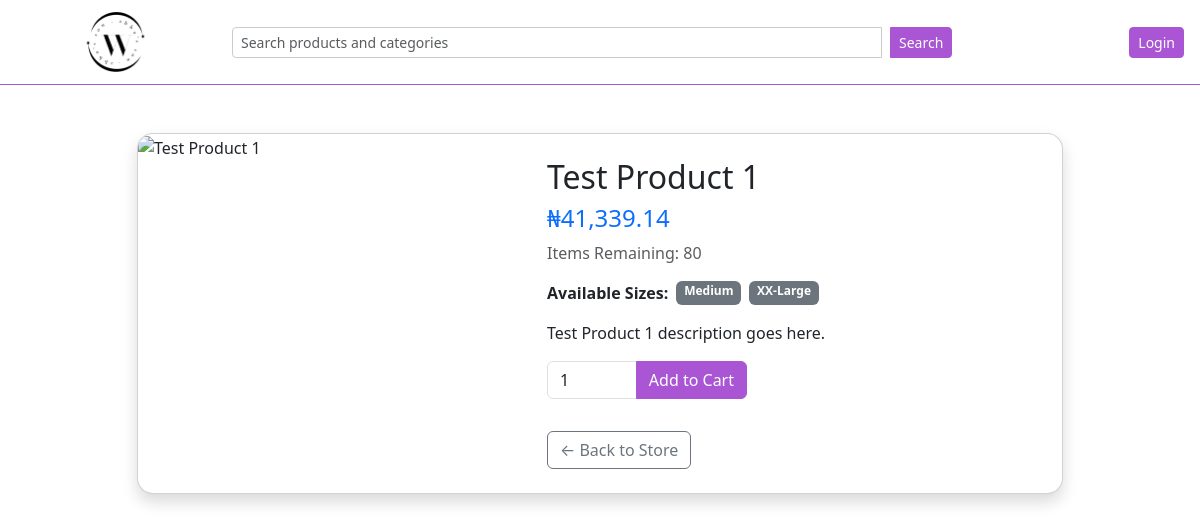
/test-product-1, run on an earlier commit of the app's database.
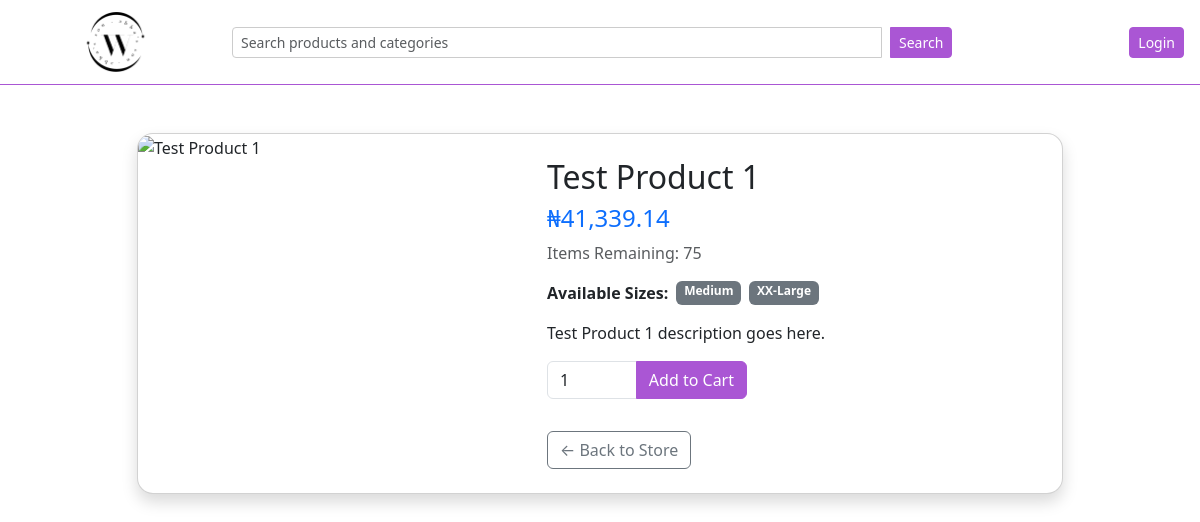
And on a later commit of the database.
### catalogue/models.py (models this page shows, shortened)
class Product(models.Model):
    name = models.CharField(max_length=100)
    slug = models.SlugField()
    description = models.TextField()
    category = models.ManyToManyField(Category, blank=True, related_name='product')
    price = models.DecimalField(max_digits=8, decimal_places=2)
    size = models.ManyToManyField(Size, blank=True, related_name='sizes')
    image = models.ImageField(upload_to= 'product/',blank=True, null=True)
    product_type = models.ForeignKey(ProductType, on_delete=models.CASCADE, related_name='type', null=True)
    is_active = models.BooleanField()
    date_created = models.DateTimeField(auto_now_add=True)
    def avail_units(self):
        try:
            return self.stock.qty # type: ignore
        except Stock.DoesNotExist:
            return 0

class Stock(models.Model):
    product = models.OneToOneField(Product, on_delete=models.CASCADE, null=True, blank=True, related_name='stock')
    qty = models.IntegerField()
    units_sold = models.IntegerField()

### catalogue/views.py (the view)
# urls.py: path('<slug:slug>', views.product, name='product_page'),
def product(request, slug):
    product = Product.objects.get(slug=slug)
    return render(request, 'catalogue/product.html', {'product': product})

### catalogue/templates/catalogue/product.html (shortened to what this page needs)
{% extends 'layout.html' %}
{% load humanize %}
{% block content %}
<div class="container my-5">
  <div class="row justify-content-center">
    <div class="col-lg-10">
      <div class="card shadow rounded-4 overflow-hidden">
        <div class="row g-0">
          <div class="col-md-5">
            {% if product.image %}
              <img src="{{ product.image.url }}" alt="{{ product.name }}" class="w-100 h-100 object-fit-cover">
            {% else %}
              <img src="https://res.cloudinary.com/dokhpnmjw/image/upload/v1754089061/images_drfxy4.png" alt="{{ product.name }}" class="w-100 h-100 object-fit-cover">
            {% endif %}
          </div>
          <div class="col-md-7">
            <div class="card-body p-4">
              <h2 class="card-title">{{ product.name }}</h2>
              <h4 class="text-primary mt-2">₦{{ product.price|intcomma }}</h4>
              <p class="text-muted">Items Remaining: {{ product.avail_units }}</p>
              <ul class="list-unstyled d-flex flex-wrap gap-2 mb-3">
                <li class="fw-bold">Available Sizes:</li>
                {% for size in product.size.all %}
                  <li class="badge bg-secondary">{{ size.size }}</li>
                {% empty %}
                  <li class="text-danger">None</li>
                {% endfor %}
              </ul>
              <p class="card-text">{{ product.description }}</p>
              <form method="post" action="{% url 'store:product_to_cart' id=product.id %}" class="mt-3">
                <div class="input-group mb-3" style="max-width: 200px;">
                  <input type="number" name="qty" min="1" max="{{ product.avail_units }}" value="1" class="form-control" required>
                  <button type="submit" class="btn btn-primary-custom">Add to Cart</button>
                </div>
              </form>
              <a href="{% url 'store:store' %}" class="btn btn-outline-secondary mt-3">← Back to Store</a>
            </div>
          </div>
        </div>
      </div>
    </div>
  </div>
</div>
{% endblock %}

What changed in the data, as far as the page shows it:
changed through a linked row, Product "Test Product 1": avail_units "80" → "75"
